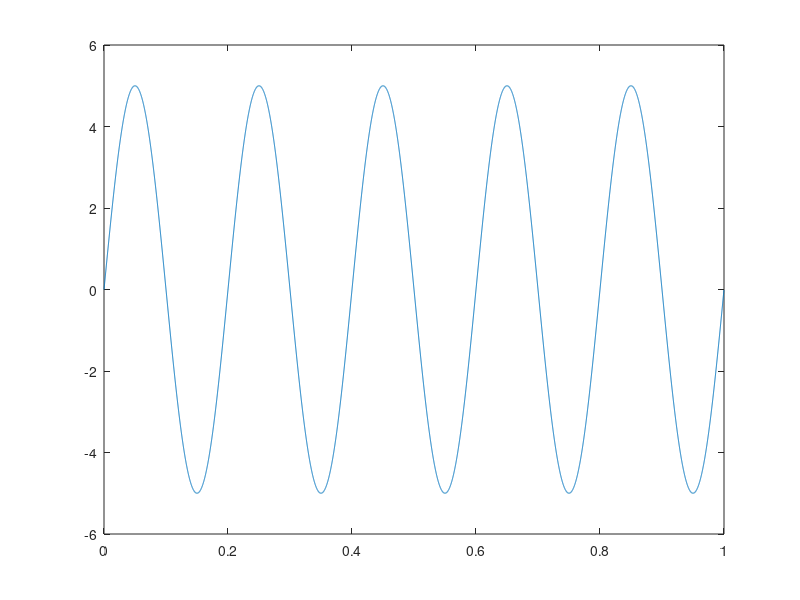

Source code (MATLAB): (Note: this script raises an error after producing the figure.)
clc;
clear vars;
clear all;
%%
Am=input('Enter the Amplitude of the Message Signal');
Ac=input('Enter the Amplitude of the Carrier Signal');
fm=input('Enter the frequency of the Message Signal');
fc=input('Enter the frequency of the Carrier Signal');
m=Am/Ac; %Modulation Index : m<1= Undermodulated and m>1= Overmodulated
fs=10000;%sampling frequency change according to carrier freq more than 2 times carrier frequency
Ts=1/fs;%sampling period
N=10000;%number of samples
t=[0:Ts:N*Ts-Ts];%time axis
f=[-fs/2:fs/N:fs/2-fs/N];%frequency axis

%%
%Generating Message Signal
m=Am*sin(2*pi*fm*t);
%Generating Carrier Signal
c=Ac*sin(2*pi*fc*t);
%Generating AM Signal
AM=((Ac+m).*sin(2*pi*fc*t));
%%
%Plotting Message Signal
figure;
plot(t,m);
hold on 10;
plot(t,AM);
legend('Message','Amplitude Modulation');
%%
%Frequency Domain Analysis
M=fft(m);
C=fft(c);
AM2=fft(AM);
figure;
stem(f,fftshift(abs(M)));
title('Message Signal');
figure;
stem(f,fftshift(abs(C)));
title('carrier Signal');
figure;
stem(f,fftshift(abs(AM2)));
title('AM Signal');
